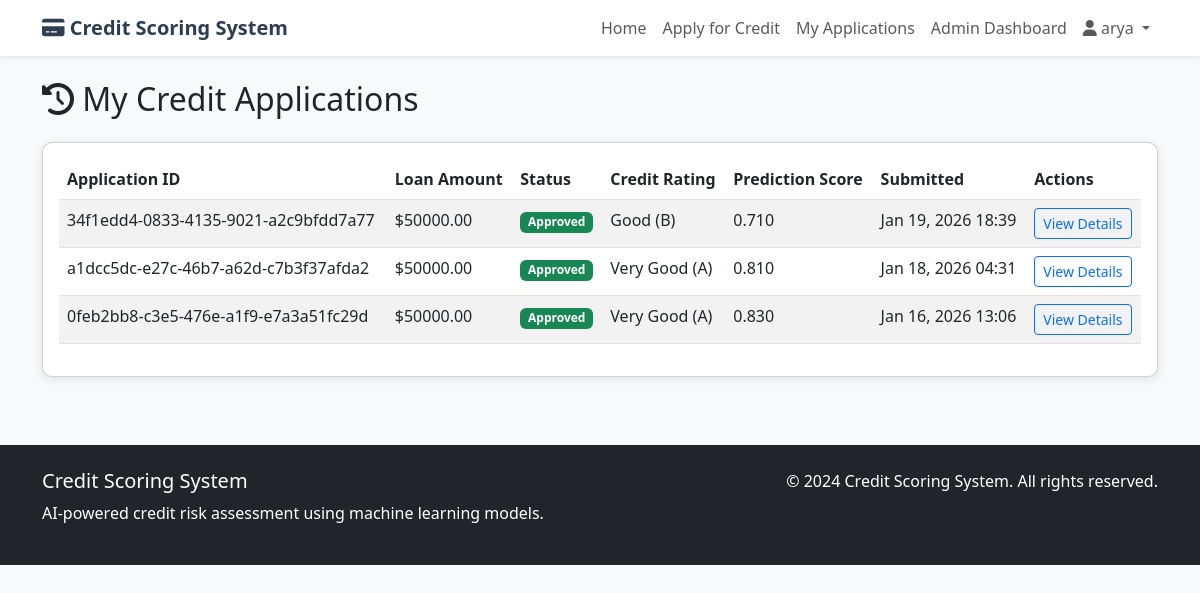
Page /history/ (signed in) on the committed database.
### credit_app/models.py (models this page shows, shortened)
class CreditApplication(models.Model):
    CREDIT_STATUS = [
        ('approved', 'Approved'),
        ('rejected', 'Rejected'),
        ('pending', 'Pending'),
        ('under_review', 'Under Review')
    ]
    CREDIT_RATINGS = [
        ('A+', 'Excellent (A+)'),
        ('A', 'Very Good (A)'),
        ('B', 'Good (B)'),
        ('C', 'Fair (C)'),
        ('D', 'Poor (D)'),
        ('E', 'Very Poor (E)')
    ]
    application_id = models.UUIDField(default=uuid.uuid4, editable=False, unique=True)
    user = models.ForeignKey(User, on_delete=models.CASCADE, related_name='credit_applications')
    age = models.IntegerField()
    annual_income = models.DecimalField(max_digits=12, decimal_places=2)
    monthly_debt = models.DecimalField(max_digits=10, decimal_places=2)
    employment_status = models.CharField(max_length=50)
    employment_duration = models.IntegerField(default=0, help_text="In months")
    education_level = models.CharField(max_length=50)
    credit_score = models.IntegerField(null=True, blank=True)
    number_of_credit_lines = models.IntegerField()
    credit_card_limit = models.DecimalField(max_digits=10, decimal_places=2, null=True, blank=True)
    credit_card_balance = models.DecimalField(max_digits=10, decimal_places=2, null=True, blank=True)
    credit_utilization_ratio = models.FloatField(null=True, blank=True)
    loan_amount = models.DecimalField(max_digits=10, decimal_places=2)
    loan_purpose = models.CharField(max_length=200)
    loan_term_months = models.IntegerField()
    interest_rate = models.FloatField(null=True, blank=True)
    late_payments_90days = models.IntegerField(default=0)
    late_payments_60days = models.IntegerField(default=0)
    late_payments_30days = models.IntegerField(default=0)
    prediction_score = models.FloatField(null=True, blank=True)
    predicted_credit_rating = models.CharField(max_length=10, choices=CREDIT_RATINGS, null=True, blank=True)
    predicted_status = models.CharField(max_length=20, choices=CREDIT_STATUS, default='pending')
    debt_to_income_ratio = models.FloatField(null=True, blank=True)
    submitted_at = models.DateTimeField(auto_now_add=True)
    reviewed_at = models.DateTimeField(null=True, blank=True)
    decision_date = models.DateTimeField(null=True, blank=True)
    final_decision = models.CharField(max_length=20, choices=CREDIT_STATUS, null=True, blank=True)
    final_credit_rating = models.CharField(max_length=10, choices=CREDIT_RATINGS, null=True, blank=True)
    decision_reason = models.TextField(blank=True)
    class Meta:
        ordering = ['-submitted_at']

### credit_app/views.py (the view)
# urls.py: path('history/', views.my_applications, name='my_applications'),
@login_required
def my_applications(request):
    applications = CreditApplication.objects.filter(
        user=request.user
    ).order_by('-submitted_at')
    paginator = Paginator(applications, 10)
    page_number = request.GET.get('page')
    page_obj = paginator.get_page(page_number)
    return render(request, 'credit_app/application_history.html', {
        'page_obj': page_obj
    })

### credit_app/templates/credit_app/application_history.html (shortened to what this page needs)
{% extends 'credit_app/base.html' %}
{% block content %}
<div class="row">
    <div class="col-12">
        <h2 class="mb-4">
            <i class="fas fa-history"></i> My Credit Applications
        </h2>
    </div>
</div>
<div class="row">
    <div class="col-12">
        <div class="card">
            <div class="card-body">
                {% if page_obj %}
                    <div class="table-responsive">
                        <table class="table table-striped">
                            <thead>
                                <tr>
                                    <th>Application ID</th>
                                    <th>Loan Amount</th>
                                    <th>Status</th>
                                    <th>Credit Rating</th>
                                    <th>Prediction Score</th>
                                    <th>Submitted</th>
                                    <th>Actions</th>
                                </tr>
                            </thead>
                            <tbody>
                                {% for application in page_obj %}
                                    <tr>
                                        <td>{{ application.application_id }}</td>
                                        <td>${{ application.loan_amount|floatformat:2 }}</td>
                                        <td>
                                            <span class="badge bg-{% if application.predicted_status == 'approved' %}success{% elif application.predicted_status == 'rejected' %}danger{% else %}warning{% endif %}">
                                                {{ application.predicted_status|title }}
                                            </span>
                                        </td>
                                        <td>{{ application.predicted_credit_rating|title }}</td>
                                        <td>{{ application.prediction_score|floatformat:3 }}</td>
                                        <td>{{ application.submitted_at|date:"M d, Y H:i" }}</td>
                                        <td>
                                            <a href="{% url 'application_result' application.application_id %}" class="btn btn-sm btn-outline-primary">
                                                View Details
                                            </a>
                                        </td>
                                    </tr>
                                {% endfor %}
                            </tbody>
                        </table>
                    </div>
                {% endif %}
            </div>
        </div>
    </div>
</div>
{% endblock %}

### credit_app/templates/credit_app/base.html (shortened to what this page needs)
<!DOCTYPE html>
<html lang="en">
<head>
    <link href="https://cdn.jsdelivr.net/npm/bootstrap@5.3.0-alpha1/dist/css/bootstrap.min.css" rel="stylesheet">
    <link rel="stylesheet" href="https://cdnjs.cloudflare.com/ajax/libs/font-awesome/6.0.0/css/all.min.css">
</head>
<body>
    <nav class="navbar navbar-expand-lg navbar-light bg-white shadow-sm">
        <div class="container">
            <a class="navbar-brand" href="{% url 'home' %}">
                <i class="fas fa-credit-card"></i> Credit Scoring System
            </a>
            <div class="collapse navbar-collapse" id="navbarNav">
                <ul class="navbar-nav ms-auto">
                    <li class="nav-item">
                        <a class="nav-link" href="{% url 'home' %}">Home</a>
                    </li>
                    {% if user.is_authenticated %}
                        <li class="nav-item">
                            <a class="nav-link" href="{% url 'apply_for_credit' %}">Apply for Credit</a>
                        </li>
                        <li class="nav-item">
                            <a class="nav-link" href="{% url 'my_applications' %}">My Applications</a>
                        </li>
                        {% if user.is_staff %}
                            <li class="nav-item">
                                <a class="nav-link" href="{% url 'admin_dashboard' %}">Admin Dashboard</a>
                            </li>
                        {% endif %}
                        <li class="nav-item dropdown">
                            <a class="nav-link dropdown-toggle" href="#" id="navbarDropdown" role="button" data-bs-toggle="dropdown">
                                <i class="fas fa-user"></i> {{ user.username }}
                            </a>
                        </li>
                    {% endif %}
                </ul>
            </div>
        </div>
    </nav>
    <main class="container my-4">
        {% block content %}{% endblock %}
    </main>
    <footer class="bg-dark text-white py-4 mt-5">
        <div class="container">
            <div class="row">
                <div class="col-md-6">
                    <h5>Credit Scoring System</h5>
                    <p>AI-powered credit risk assessment using machine learning models.</p>
                </div>
                <div class="col-md-6 text-end">
                    <p>&copy; 2024 Credit Scoring System. All rights reserved.</p>
                </div>
            </div>
        </div>
    </footer>
</body>
</html>

### credit_app/templates/credit_app/base.html (style rules this page uses)
body { background-color: #f8f9fa; }
.navbar-brand { font-weight: bold; color: #2c3e50 !important; }
.card { border-radius: 10px; box-shadow: 0 2px 10px rgba(0,0,0,0.1); margin-bottom: 20px; }

### rows in the picture
CreditApplication: application_id "34f1edd4-0833-4135-9021-a2c9bfdd7a77", loan_amount "50000.00", predicted_status "Approved", predicted_credit_rating "Good (B)", prediction_score "0.710", submitted_at "Jan 19, 2026 18:39"
CreditApplication: application_id "a1dcc5dc-e27c-46b7-a62d-c7b3f37afda2", loan_amount "50000.00", predicted_status "Approved", predicted_credit_rating "Very Good (A)", prediction_score "0.810", submitted_at "Jan 18, 2026 04:31"
CreditApplication: application_id "0feb2bb8-c3e5-476e-a1f9-e7a3a51fc29d", loan_amount "50000.00", predicted_status "Approved", predicted_credit_rating "Very Good (A)", prediction_score "0.830", submitted_at "Jan 16, 2026 13:06"

### other values in the picture
{{ user.username }} "arya"
